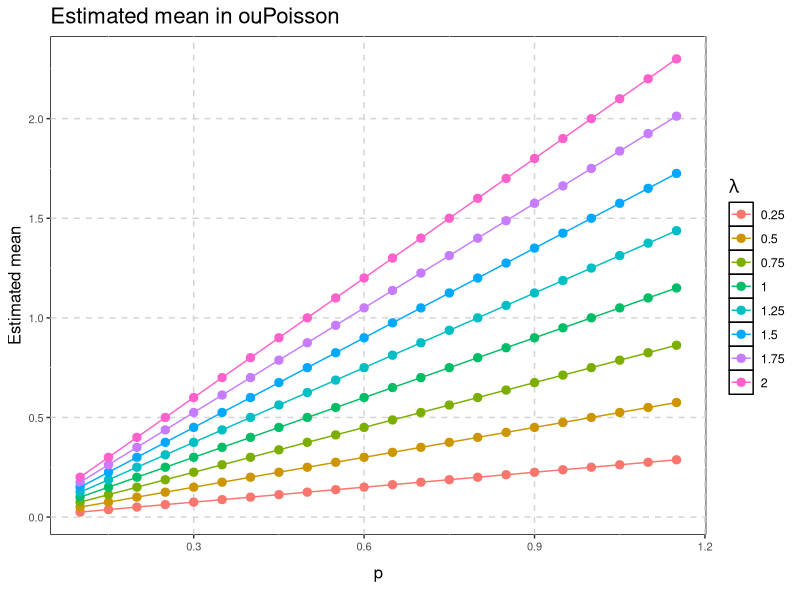

This chart was generated by the following R code: (Note: this script raises an error after producing the figure.)
## ---- chunk 1
library(ggplot2)
library(reshape2)
library(dplyr)

size_mod <- -4
cool_theme <- theme(plot.background=element_rect(fill = "transparent",
                                                 colour = "transparent"),
                    panel.grid.major = element_line(colour="lightgrey", linetype = "dashed"),
                    panel.background = element_rect(fill = "white",colour = "black"),
                    legend.background = element_rect(fill="NA"),
                    legend.position = "right",
                    axis.text = element_text(size=12 + size_mod),
                    axis.title.x = element_text(size=16 + size_mod, vjust = -1), 
                    axis.title.y = element_text(size=16 + size_mod, vjust = 1),
                    strip.text = element_text(size=12 + size_mod, face = "bold"),
                    strip.background = element_rect(fill="grey", colour = "black"),
                    legend.text = element_text(size=13 + size_mod), 
                    legend.title = element_text(size=17 + size_mod),
                    plot.title = element_text(size=20 + size_mod))

doupois <- function(x, lambda, p) {
  if(p > (1 - exp(-lambda))^-1)
    stop("Probability distribution no longer valid.")
  sapply(x, function(ith_x) {
    if(ith_x == 0) {
      (1 - p) + p*exp(-lambda)
    } else {
      p * ((lambda^ith_x) * exp(-lambda))/(factorial(ith_x))
    }
  })
}

## ---- chunk 2

lambdas <- 1L:8/4
ps <- 2L:23/20

df <- expand.grid(lambda = lambdas, p = ps) %>%
  mutate(emean = p * lambda, evar = p*lambda + p*(1 - p)*lambda^2, lambda_fac = as.factor(lambda),
         p_fac = as.factor(p)) %>%
  mutate(bias_mean = emean - lambda,
         bias_var = p*lambda + p*(1 - p)*lambda^2 - lambda)



ggplot(df, aes(x = p, colour = lambda_fac, y = emean)) +
  geom_point(size = 2.5) +
  geom_line() +
  scale_x_continuous("p\n") +
  scale_y_continuous("Estimated mean") +
  scale_colour_discrete(expression(lambda)) +
  ggtitle("Estimated mean in ouPoisson")+
  cool_theme

## ---- chunk 3
ggplot(df, aes(x = p, colour = lambda_fac, y = bias_mean)) +
  geom_point(size = 2.5) +
  geom_line() +
  geom_hline(y = 0, size = 1.2) +
  scale_x_continuous("p\n") +
  scale_y_continuous("Bias") +
  scale_colour_discrete(expression(lambda)) +
  ggtitle("Bias of mean")+
  cool_theme
## ---- chunk 4
ggplot(df, aes(x = p, colour = lambda_fac, y = evar)) +
  geom_point(size = 2.5) +
  geom_line() +
  scale_x_continuous("p\n") +
  scale_y_continuous("Estimated variance") +
  scale_colour_discrete(expression(lambda)) +
  ggtitle("Estimated variance in ouPoisson")+
  cool_theme
## ---- chunk 5
ggplot(df, aes(x = p, colour = lambda_fac, y = bias_var)) +
  geom_point(size = 2.5) +
  geom_line() +
  geom_hline(y = 0, size = 1.2) +
  scale_x_continuous("p\n") +
  scale_y_continuous("Bias") +
  scale_colour_discrete(expression(lambda)) +
  ggtitle("Bias of variance")+
  cool_theme
